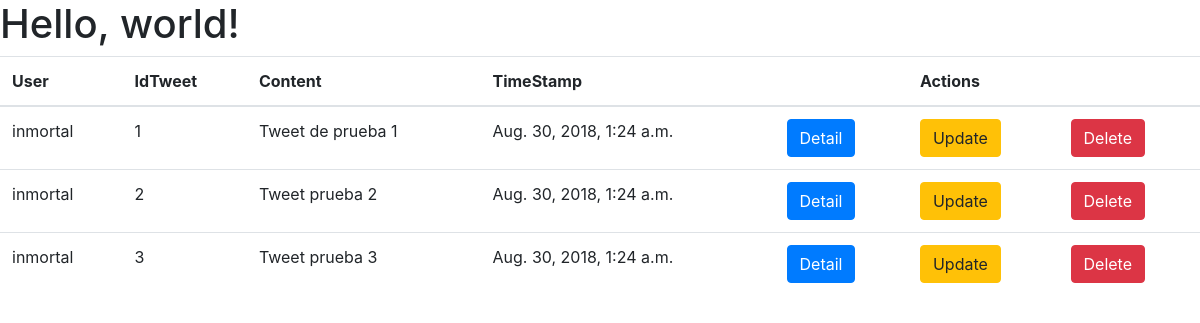
Screenshot of /tweet/list_tweet/ with the database file from the repository.
### tweets/models.py (models this page shows, shortened)
class Tweet(models.Model):
	user = models.ForeignKey(settings.AUTH_USER_MODEL, on_delete=models.CASCADE, default=1)
	content = models.CharField(max_length=256)
	update = models.DateTimeField(auto_now_add=True)
	timestamp = models.DateTimeField(auto_now_add=True)

### tweets/views.py (the view)
# urls.py: path('list_tweet/', views.list_tweet, name="list_tweet_view"),
def list_tweet(request):
	queryset = Tweet.objects.all()
	return render(request, "tweets/list_tweet.html", {"tweet": queryset})

### templates/tweets/list_tweet.html (shortened to what this page needs)
{% extends "base.html" %}
{% block content %}
	<table class="table .table-strip">
		<thead>
			<th>User</th>
			<th>IdTweet</th>
			<th>Content</th>
			<th>TimeStamp</th>
			<th></th>
			<th>Actions</th>
			<th></th>
			{% for t in tweet %}
				<tr>
					<td>{{ t.user }}</td>
					<td>{{ t.id }}</td>
					<td>{{ t.content }}</td>
					<td>{{ t.timestamp }}</td>
					<td> <a href="#" class="btn btn-primary">Detail</a> </td>
					<td> <a href="#" class="btn btn-warning">Update</a></td>
					<td> <a href="#" class="btn btn-danger">Delete</a></td>
				</tr>
			{% endfor %}
		</thead>
	</table>
{% endblock %}

### templates/base.html (shortened to what this page needs)
{% load staticfiles %}
<!doctype html>
<html lang="en">
  <head>
    <link href="{% static  'bootstrap4/css/bootstrap.min.css' %}" rel="stylesheet">
  </head>
  <body>
    <h1>Hello, world!</h1>
    {% block content %}
    {% endblock %}
  </body>
</html>

### rows the page displays
Tweet: user "inmortal", id "1", content "Tweet de prueba 1", timestamp "Aug. 30, 2018, 1:24 a.m."
Tweet: user "inmortal", id "2", content "Tweet prueba 2", timestamp "Aug. 30, 2018, 1:24 a.m."
Tweet: user "inmortal", id "3", content "Tweet prueba 3", timestamp "Aug. 30, 2018, 1:24 a.m."
